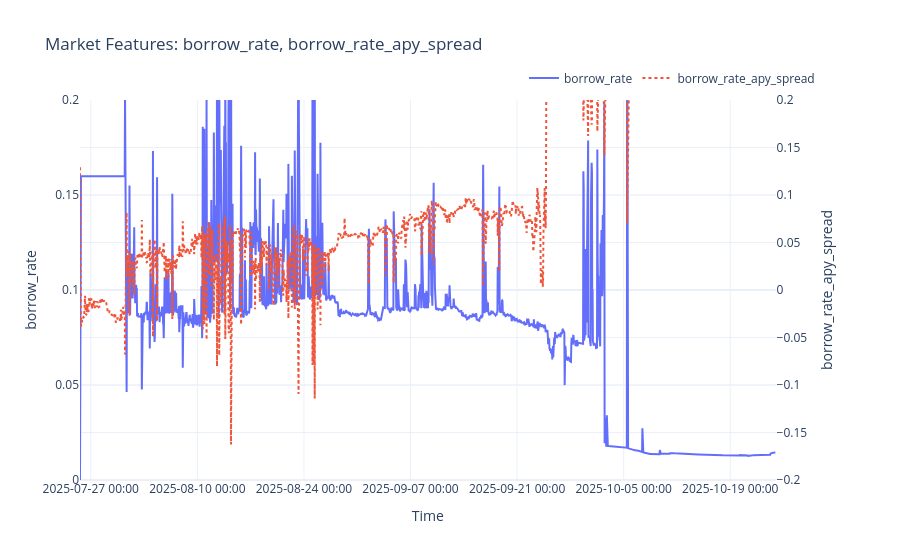

Notebook code for this chart:
### Code cell
market_df["luquidity"] = market_df["total_supply"] - market_df["total_borrow"]
market_df["borrow_rate_apy_spread"] = market_df["implied_apy"] - market_df["borrow_rate"]

plot_market_features(
    market_df,
    ["borrow_rate", "borrow_rate_apy_spread"],
    y_ranges={"borrow_rate": [0,0.2], "implied_apy": [0,0.2], "borrow_rate_apy_spread": [-0.2, 0.2]}
    # dates_range=("2022-01-01", "2025-09-30")
)

### Figure 1 — Plotly figure (JSON) as saved in the notebook; plotly's stock layout.template omitted (floating-point values rounded to 4 significant figures; data arrays with more than 128 entries replaced by an {"elided": "..."} marker saying what was removed)
{"data": [{"line": {"color": "#636EFA", "width": 2}, "mode": "lines", "name": "borrow_rate", "type": "scatter", "x": {"elided": "2194 str values"}, "xaxis": "x", "y": {"elided": "2194 float values"}, "yaxis": "y"}, {"line": {"color": "#EF553B", "dash": "dot", "width": 2}, "mode": "lines", "name": "borrow_rate_apy_spread", "type": "scatter", "x": {"elided": "2194 str values"}, "xaxis": "x", "y": {"elided": "2194 float values"}, "yaxis": "y2"}], "layout": {"hovermode": "x unified", "legend": {"orientation": "h", "x": 1, "xanchor": "right", "y": 1.02, "yanchor": "bottom"}, "title": {"text": "Market Features: borrow_rate, borrow_rate_apy_spread"}, "xaxis": {"anchor": "y", "domain": [0, 0.94], "tickformat": "%Y-%m-%d %H:%M", "title": {"text": "Time"}}, "yaxis": {"anchor": "x", "domain": [0, 1], "range": [0, 0.2], "title": {"text": "borrow_rate"}}, "yaxis2": {"anchor": "x", "overlaying": "y", "range": [-0.2, 0.2], "side": "right", "title": {"text": "borrow_rate_apy_spread"}}}}
